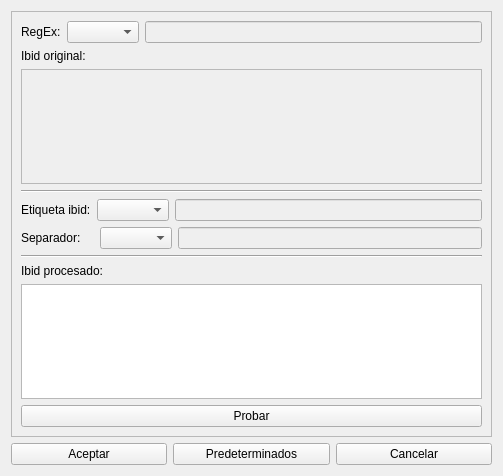
<?xml version="1.0" encoding="UTF-8"?>
<ui version="4.0">
 <class>Dialog</class>
 <widget class="QDialog" name="Dialog">
  <property name="geometry">
   <rect>
    <x>0</x>
    <y>0</y>
    <width>503</width>
    <height>476</height>
   </rect>
  </property>
  <property name="windowTitle">
   <string>Opciones del procesado</string>
  </property>
  <layout class="QVBoxLayout" name="verticalLayout">
   <item>
    <widget class="QFrame" name="NotesLayout">
     <property name="frameShape">
      <enum>QFrame::StyledPanel</enum>
     </property>
     <property name="frameShadow">
      <enum>QFrame::Raised</enum>
     </property>
     <layout class="QVBoxLayout" name="verticalLayout_2">
      <item>
       <layout class="QHBoxLayout" name="RegexLayout">
        <item>
         <widget class="QLabel" name="RegexLabel">
          <property name="sizePolicy">
           <sizepolicy hsizetype="Maximum" vsizetype="Preferred">
            <horstretch>0</horstretch>
            <verstretch>0</verstretch>
           </sizepolicy>
          </property>
          <property name="text">
           <string>RegEx:</string>
          </property>
         </widget>
        </item>
        <item>
         <widget class="QComboBox" name="RegexComboBox">
          <property name="enabled">
           <bool>true</bool>
          </property>
         </widget>
        </item>
        <item>
         <widget class="QLineEdit" name="RegexEntry">
          <property name="enabled">
           <bool>false</bool>
          </property>
          <property name="toolTip">
           <string>Divide el texto en 2 partes, antes de la coincidencia y después de ella.
La coincidencia se descarta.

Consejo:
Anteponer ?: al principio de un paréntesis descarta su contenido</string>
          </property>
          <property name="alignment">
           <set>Qt::AlignRight|Qt::AlignTrailing|Qt::AlignVCenter</set>
          </property>
         </widget>
        </item>
       </layout>
      </item>
      <item>
       <widget class="QLabel" name="OriginalNoteLabel">
        <property name="text">
         <string>Ibid original:</string>
        </property>
       </widget>
      </item>
      <item>
       <widget class="QTextEdit" name="OriginalNote">
        <property name="enabled">
         <bool>false</bool>
        </property>
       </widget>
      </item>
      <item>
       <widget class="Line" name="line_2">
        <property name="orientation">
         <enum>Qt::Horizontal</enum>
        </property>
       </widget>
      </item>
      <item>
       <layout class="QHBoxLayout" name="IbidLabelLayout">
        <item>
         <widget class="QLabel" name="IbidLabelLabel">
          <property name="sizePolicy">
           <sizepolicy hsizetype="Maximum" vsizetype="Preferred">
            <horstretch>0</horstretch>
            <verstretch>0</verstretch>
           </sizepolicy>
          </property>
          <property name="text">
           <string>Etiqueta ibid:</string>
          </property>
         </widget>
        </item>
        <item>
         <widget class="QComboBox" name="IbidLabelComboBox">
          <property name="sizePolicy">
           <sizepolicy hsizetype="Preferred" vsizetype="Fixed">
            <horstretch>0</horstretch>
            <verstretch>0</verstretch>
           </sizepolicy>
          </property>
         </widget>
        </item>
        <item>
         <widget class="QLineEdit" name="IbidLabelEntry">
          <property name="enabled">
           <bool>false</bool>
          </property>
          <property name="sizePolicy">
           <sizepolicy hsizetype="Expanding" vsizetype="Fixed">
            <horstretch>0</horstretch>
            <verstretch>0</verstretch>
           </sizepolicy>
          </property>
          <property name="alignment">
           <set>Qt::AlignRight|Qt::AlignTrailing|Qt::AlignVCenter</set>
          </property>
         </widget>
        </item>
       </layout>
      </item>
      <item>
       <layout class="QHBoxLayout" name="SeparatorLayout">
        <item>
         <widget class="QLabel" name="SeparatorLabel">
          <property name="sizePolicy">
           <sizepolicy hsizetype="Maximum" vsizetype="Preferred">
            <horstretch>0</horstretch>
            <verstretch>0</verstretch>
           </sizepolicy>
          </property>
          <property name="text">
           <string>Separador:    </string>
          </property>
         </widget>
        </item>
        <item>
         <widget class="QComboBox" name="SeparatorComboBox"/>
        </item>
        <item>
         <widget class="QLineEdit" name="SeparatorEntry">
          <property name="enabled">
           <bool>false</bool>
          </property>
          <property name="alignment">
           <set>Qt::AlignRight|Qt::AlignTrailing|Qt::AlignVCenter</set>
          </property>
         </widget>
        </item>
       </layout>
      </item>
      <item>
       <widget class="Line" name="line">
        <property name="orientation">
         <enum>Qt::Horizontal</enum>
        </property>
       </widget>
      </item>
      <item>
       <widget class="QLabel" name="ProccesedLabel">
        <property name="text">
         <string>Ibid procesado:</string>
        </property>
       </widget>
      </item>
      <item>
       <widget class="QTextEdit" name="ProccesedNote"/>
      </item>
      <item>
       <widget class="QPushButton" name="TestButton">
        <property name="focusPolicy">
         <enum>Qt::NoFocus</enum>
        </property>
        <property name="text">
         <string>Probar</string>
        </property>
       </widget>
      </item>
     </layout>
    </widget>
   </item>
   <item>
    <layout class="QHBoxLayout" name="SubmitLayout">
     <item>
      <widget class="QPushButton" name="DialogAcceptButton">
       <property name="focusPolicy">
        <enum>Qt::NoFocus</enum>
       </property>
       <property name="text">
        <string>Aceptar</string>
       </property>
       <property name="icon">
        <iconset theme="dialog-ok-apply">
         <normaloff>.</normaloff>.</iconset>
       </property>
      </widget>
     </item>
     <item>
      <widget class="QPushButton" name="DialogDefaultButton">
       <property name="focusPolicy">
        <enum>Qt::NoFocus</enum>
       </property>
       <property name="text">
        <string>Predeterminados</string>
       </property>
      </widget>
     </item>
     <item>
      <widget class="QPushButton" name="DialogCancelButton">
       <property name="focusPolicy">
        <enum>Qt::NoFocus</enum>
       </property>
       <property name="text">
        <string>Cancelar</string>
       </property>
       <property name="icon">
        <iconset theme="dialog-cancel">
         <normaloff>.</normaloff>.</iconset>
       </property>
      </widget>
     </item>
    </layout>
   </item>
  </layout>
 </widget>
 <resources>
  <include location="resources.qrc"/>
 </resources>
 <connections/>
</ui>
